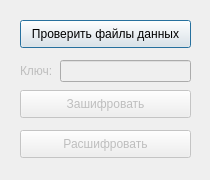
<?xml version="1.0" encoding="UTF-8"?>
<ui version="4.0">
 <class>Encoder</class>
 <widget class="QDialog" name="Encoder">
  <property name="geometry">
   <rect>
    <x>0</x>
    <y>0</y>
    <width>210</width>
    <height>180</height>
   </rect>
  </property>
  <property name="minimumSize">
   <size>
    <width>210</width>
    <height>180</height>
   </size>
  </property>
  <property name="maximumSize">
   <size>
    <width>210</width>
    <height>180</height>
   </size>
  </property>
  <property name="windowTitle">
   <string>Encoder</string>
  </property>
  <widget class="QPushButton" name="dataButton">
   <property name="geometry">
    <rect>
     <x>20</x>
     <y>20</y>
     <width>171</width>
     <height>28</height>
    </rect>
   </property>
   <property name="text">
    <string>Проверить файлы данных</string>
   </property>
  </widget>
  <widget class="QPushButton" name="encodeButton">
   <property name="enabled">
    <bool>false</bool>
   </property>
   <property name="geometry">
    <rect>
     <x>20</x>
     <y>90</y>
     <width>171</width>
     <height>28</height>
    </rect>
   </property>
   <property name="text">
    <string>Зашифровать</string>
   </property>
  </widget>
  <widget class="QPushButton" name="decodeButton">
   <property name="enabled">
    <bool>false</bool>
   </property>
   <property name="geometry">
    <rect>
     <x>20</x>
     <y>130</y>
     <width>171</width>
     <height>28</height>
    </rect>
   </property>
   <property name="text">
    <string>Расшифровать</string>
   </property>
  </widget>
  <widget class="QLabel" name="keyLabel">
   <property name="enabled">
    <bool>false</bool>
   </property>
   <property name="geometry">
    <rect>
     <x>20</x>
     <y>60</y>
     <width>41</width>
     <height>21</height>
    </rect>
   </property>
   <property name="text">
    <string>Ключ:</string>
   </property>
  </widget>
  <widget class="QLineEdit" name="keyLineEdit">
   <property name="enabled">
    <bool>false</bool>
   </property>
   <property name="geometry">
    <rect>
     <x>60</x>
     <y>60</y>
     <width>131</width>
     <height>22</height>
    </rect>
   </property>
  </widget>
 </widget>
 <layoutdefault spacing="6" margin="11"/>
 <resources/>
 <connections/>
</ui>
